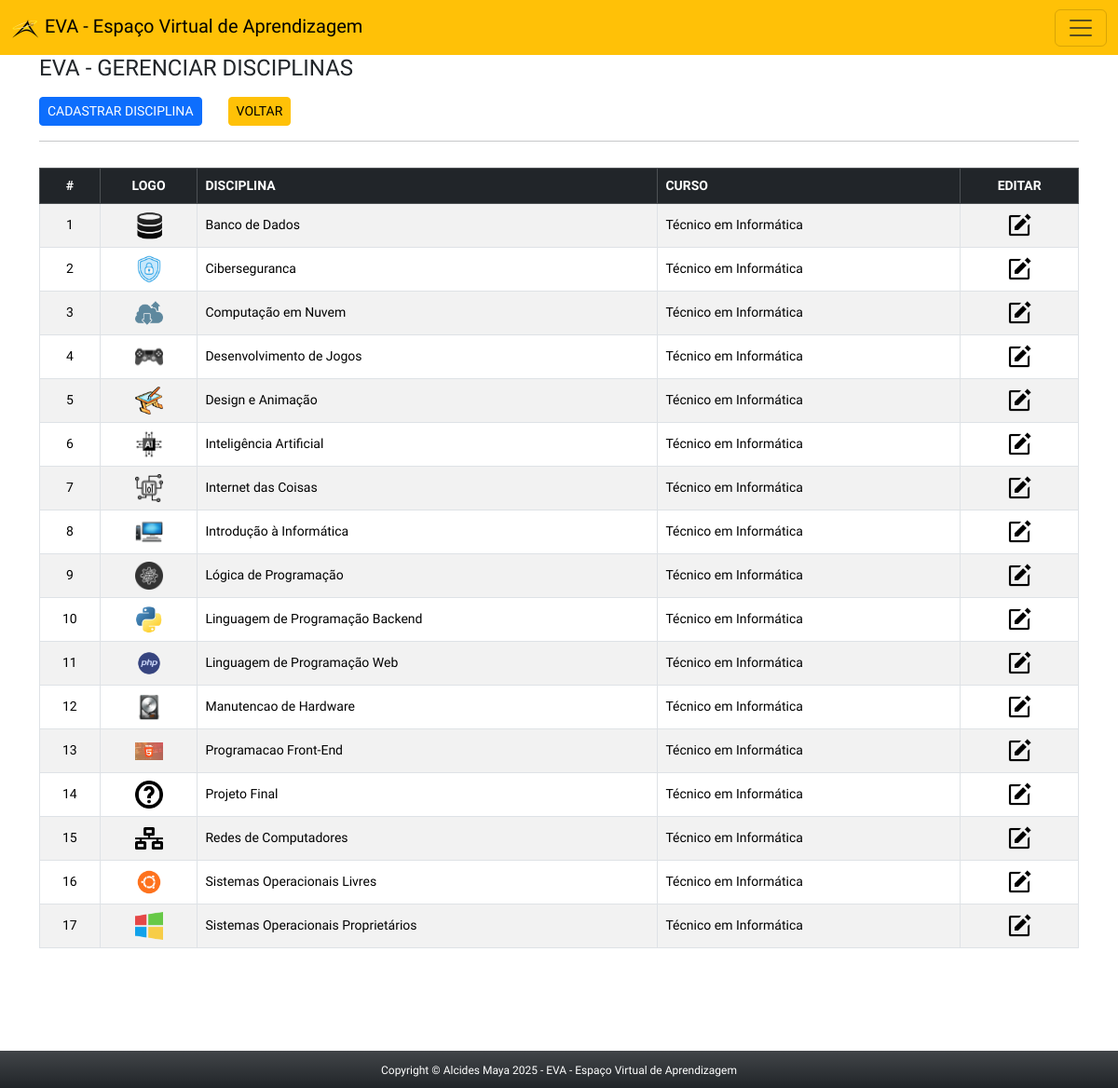
The app's page /app/view/adminDisc.php (signed in) with its own data.
### tables this page shows
CREATE TABLE `disciplinas` (
  `id_disciplina` int(11) NOT NULL,
  `nome` varchar(60) NOT NULL,
  `thumb` varchar(20) NOT NULL DEFAULT 'thumb.png',
  `logo` varchar(90) DEFAULT 'logo.png',
  `curso` int(11) NOT NULL,
  `Ciclo` int(1) NOT NULL,
  `quem_editou` varchar(60) NOT NULL DEFAULT 'Admin',
  `data_criado` timestamp NOT NULL DEFAULT CURRENT_TIMESTAMP,
  `data_editado` timestamp NOT NULL DEFAULT CURRENT_TIMESTAMP ON UPDATE CURRENT_TIMESTAMP
);

CREATE TABLE `cursos` (
  `id_curso` int(11) NOT NULL,
  `nome_curso` varchar(100) NOT NULL,
  `quem_editou` varchar(60) NOT NULL,
  `data_criado` timestamp NOT NULL DEFAULT CURRENT_TIMESTAMP,
  `data_editado` timestamp NOT NULL DEFAULT CURRENT_TIMESTAMP ON UPDATE CURRENT_TIMESTAMP
);

### app/config/connect.php (called while the page is built, shortened)
<?php
abstract class Connect {
    private $servidor = 'localhost';
    private $user = 'root';
    private $pass = 'usbw';
    private $banco = 'eva';
    private function connect() {
        $this->conn = new PDO("mysql:host=$this->servidor;dbname=$this->banco", $this->user, $this->pass);
    }
}
?>

### app/model/disciplina.php (called while the page is built, shortened)
<?php
require_once '../config/connect.php';
class Disciplina extends Connect{
    private $tabela = 'disciplinas';
    public function consultarDisciplinasCursos(){
        $sql = "SELECT d.id_disciplina, d.nome, d.logo, d.curso,  c.nome_curso
        FROM $this->tabela as d
        LEFT JOIN cursos AS c ON d.curso = c.id_curso
        ORDER BY d.nome";
        $stmt = $this->conn->prepare($sql);
        $stmt->execute();
        $result = $stmt->fetchAll(PDO::FETCH_ASSOC);
        return $result;
    }
}

### app/view/adminDisc.php (the view, shortened to what this page needs)
<?php
        if(isset($_SESSION['logado']) && $_SESSION['logado'] == true && $_SESSION['nivel'] == 9 ){
?>
<!DOCTYPE html>
<html lang="pt-br">
<head>
    <link rel="stylesheet" href="css/style.css">
</head>
<body>
    <div class="container-full">
    <?php require_once 'headerAdmin.php'; ?>
        <section class="container main bg-white">
            <h4 class="mb-3"> EVA - GERENCIAR DISCIPLINAS</h4>
            <button type="button" class="btn btn-sm btn-primary" data-bs-toggle="modal" data-bs-target="#cadDis">
                CADASTRAR DISCIPLINA
             </button>
            <a href="indexAdmin.php" class="btn btn-sm btn-warning ms-4">VOLTAR</a>
            <hr class="pt-2
              pb-1">
            <table class="table table-bordered table-striped">
                <thead class="table-dark">
                    <tr>
                        <th class='text-center'>
                            #
                        </th>
                        <th class='text-center'>
                            LOGO
                        </th>
                        <th>
                            DISCIPLINA
                        </th>
                        <th>
                            CURSO
                        </th>
                        <th class='text-center'>
                            EDITAR
                        </th>
                    </tr>
                </thead>
                <tbody>
                <?php
                      $disciplina = new Disciplina();
                      $consulta = $disciplina->consultarDisciplinasCursos();
                        $i = 1;
                      foreach($consulta as $linha){
                          $id = $linha['id_disciplina'];
                          $logo = $linha['logo'];
                          $nome = $linha['nome'];
                          $curso = $linha['nome_curso'];
                          echo"
                          <tr class='dis'>
                              <td class='text-center'>". $i++ ."</td>
                              <td class='text-center log'>
                              <img src='../../public/img/logos/$logo'></td>
                              <td>$nome</td>
                              <td>$curso</td>
                              <td class='text-center log'>
                                <a href='editDis.php?id=$id'>
                                <img src='../../public/img/logos/edit.png'></a
                              </td>
                              </tr>";
                      }
                ?>
                </tbody>
            </table>
        </section>
        <?php require_once 'footer.php'; ?>
    </div>
</body>
</html>
<?php
    }else{
        header('Location: ../index.php');
    }
?>

### app/view/css/style.css (style rules this page uses)
body, * { font-family: 'Saira', sans-serif; font-optical-sizing: auto; font-style: normal; }
table { font-size: 14px; margin-bottom: 150px !important; }
.dis { vertical-align: middle; }
.log img { width: 30px; }

### records on screen
disciplinas: logo (picture), nome "Banco de Dados", curso.nome_curso "Técnico em Informática"
disciplinas: logo (picture), nome "Ciberseguranca", curso.nome_curso "Técnico em Informática"
disciplinas: logo (picture), nome "Computação em Nuvem", curso.nome_curso "Técnico em Informática"
disciplinas: logo (picture), nome "Desenvolvimento de Jogos", curso.nome_curso "Técnico em Informática"
disciplinas: logo (picture), nome "Design e Animação", curso.nome_curso "Técnico em Informática"
disciplinas: logo (picture), nome "Inteligência Artificial", curso.nome_curso "Técnico em Informática"
disciplinas: logo (picture), nome "Internet das Coisas", curso.nome_curso "Técnico em Informática"
disciplinas: logo (picture), nome "Introdução à Informática", curso.nome_curso "Técnico em Informática"
disciplinas: logo (picture), nome "Lógica de Programação", curso.nome_curso "Técnico em Informática"
disciplinas: logo (picture), nome "Linguagem de Programação Backend", curso.nome_curso "Técnico em Informática"
disciplinas: logo (picture), nome "Linguagem de Programação Web", curso.nome_curso "Técnico em Informática"
disciplinas: logo (picture), nome "Manutencao de Hardware", curso.nome_curso "Técnico em Informática"
disciplinas: logo (picture), nome "Programacao Front-End", curso.nome_curso "Técnico em Informática"
disciplinas: logo (picture), nome "Projeto Final", curso.nome_curso "Técnico em Informática"
disciplinas: logo (picture), nome "Redes de Computadores", curso.nome_curso "Técnico em Informática"
disciplinas: logo (picture), nome "Sistemas Operacionais Livres", curso.nome_curso "Técnico em Informática"
disciplinas: logo (picture), nome "Sistemas Operacionais Proprietários", curso.nome_curso "Técnico em Informática"
